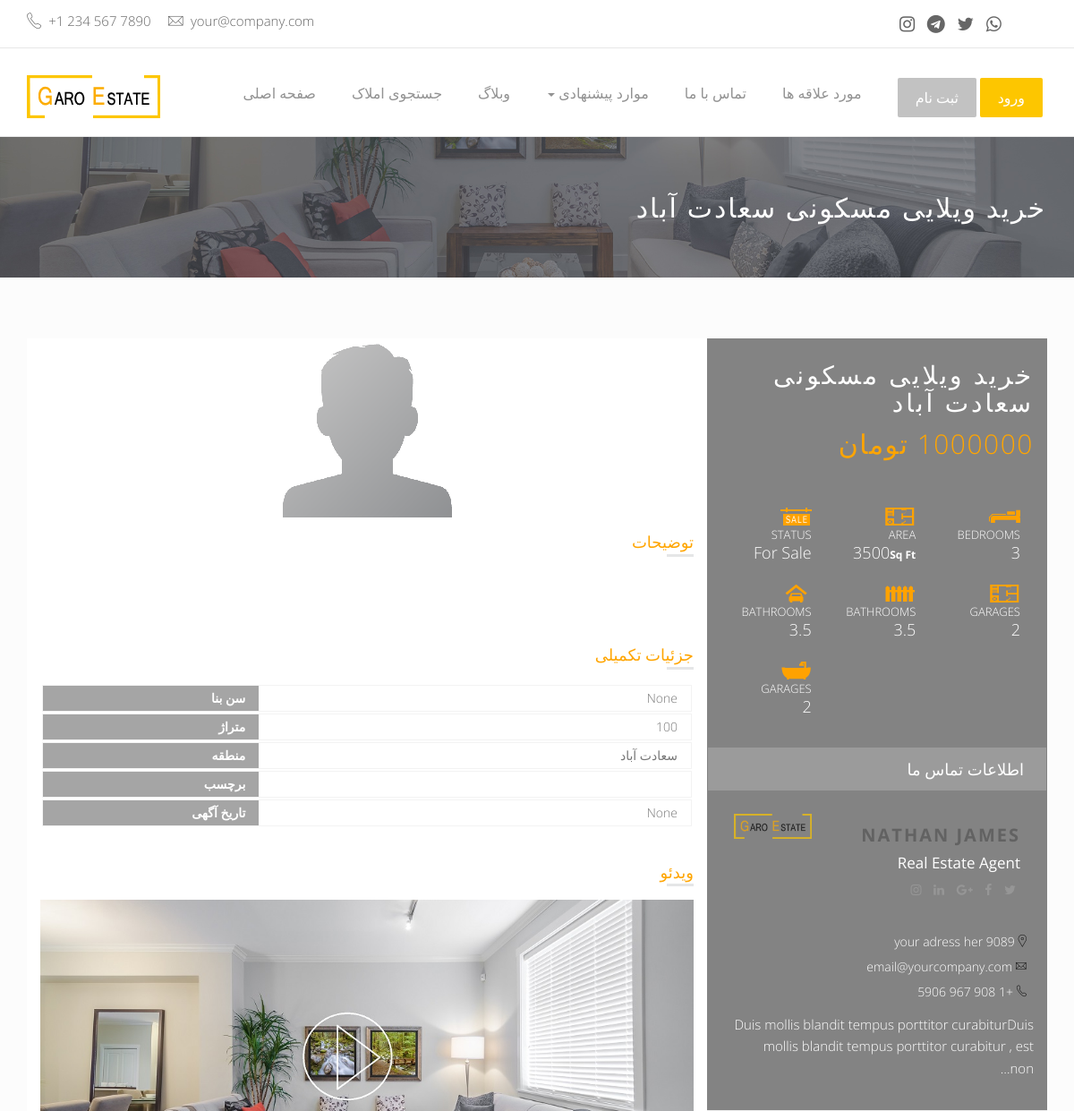
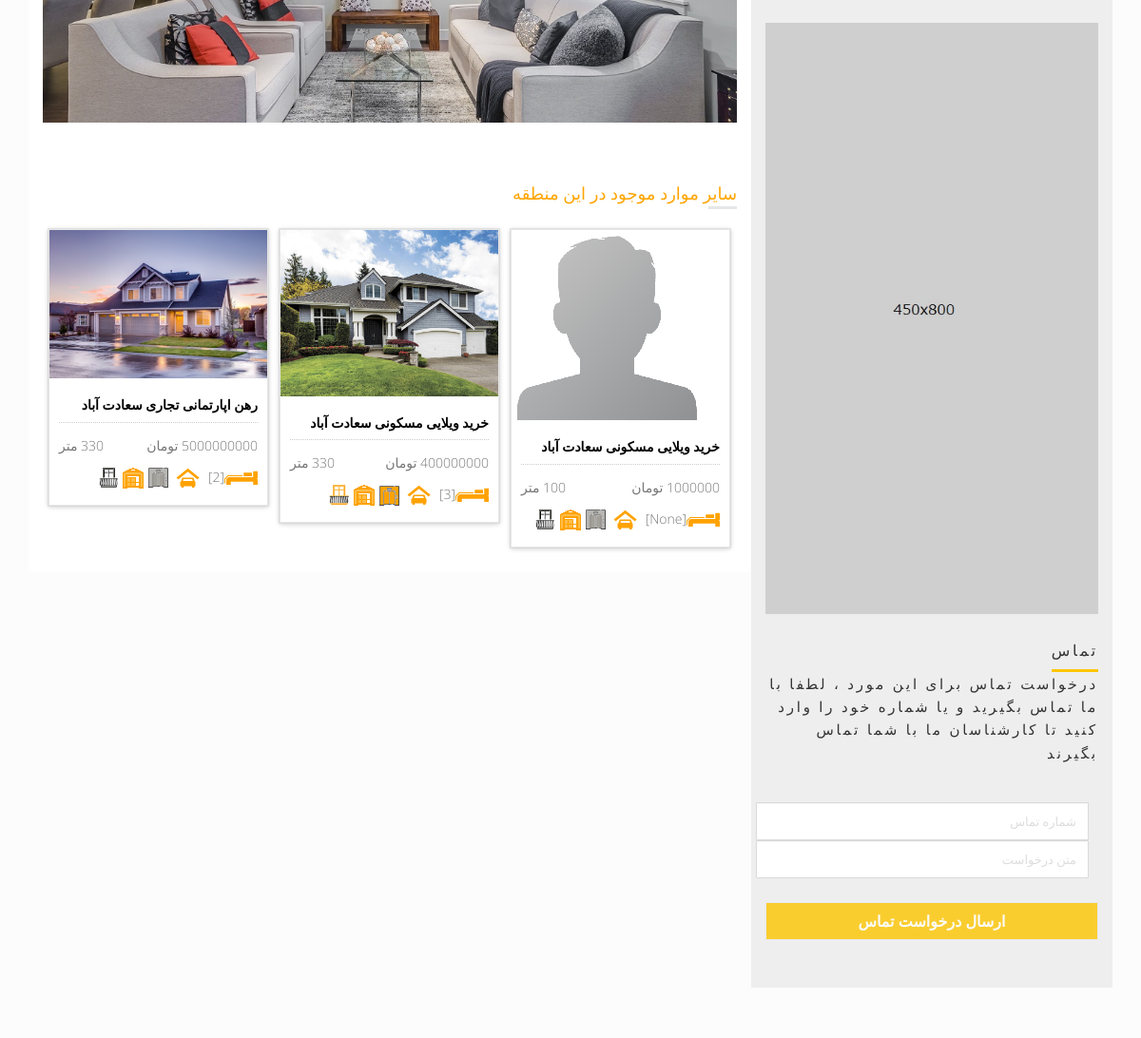
Before: /items_detail/9/ (upper part) with the older database file (2 pictures, top to bottom).
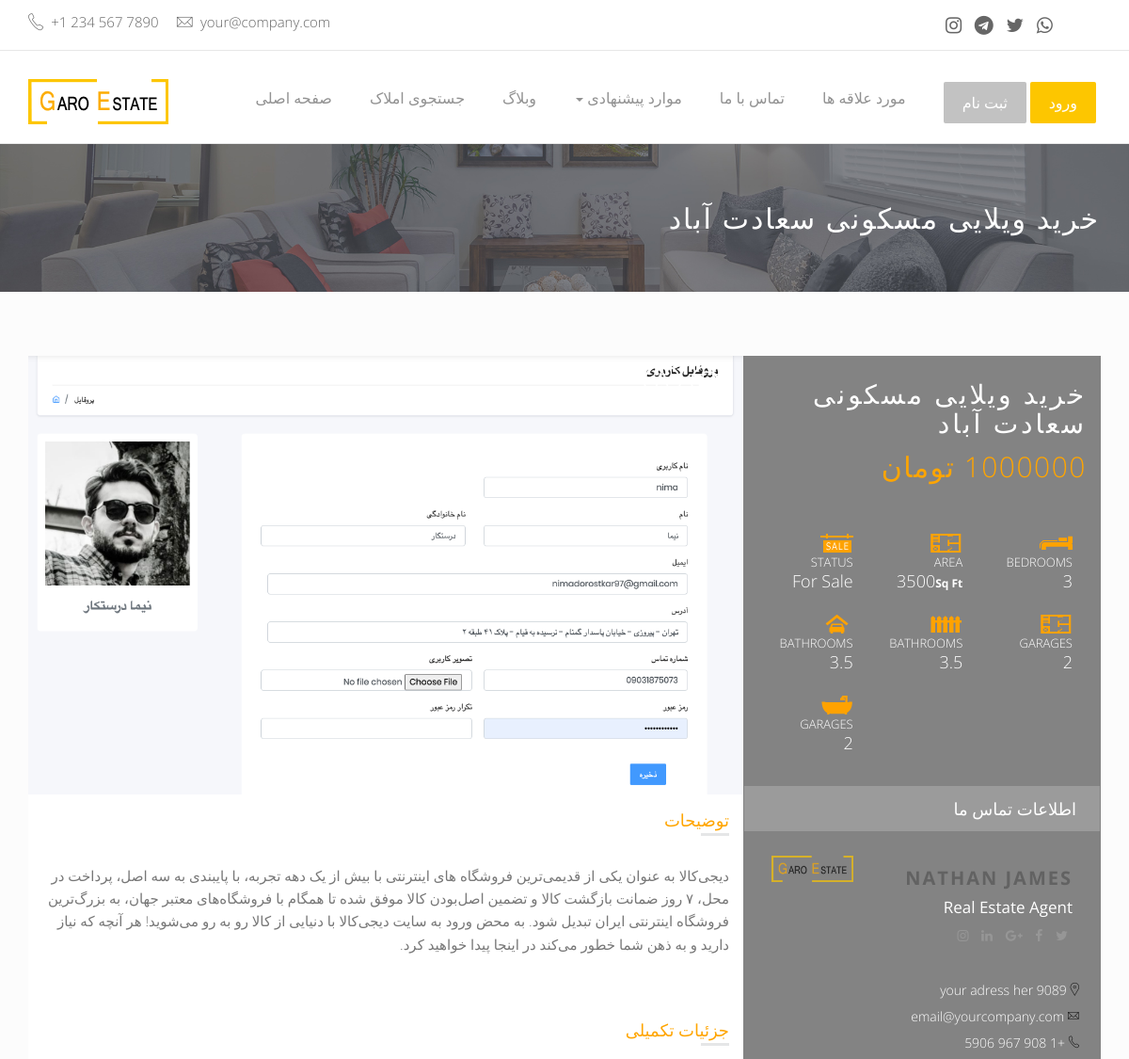
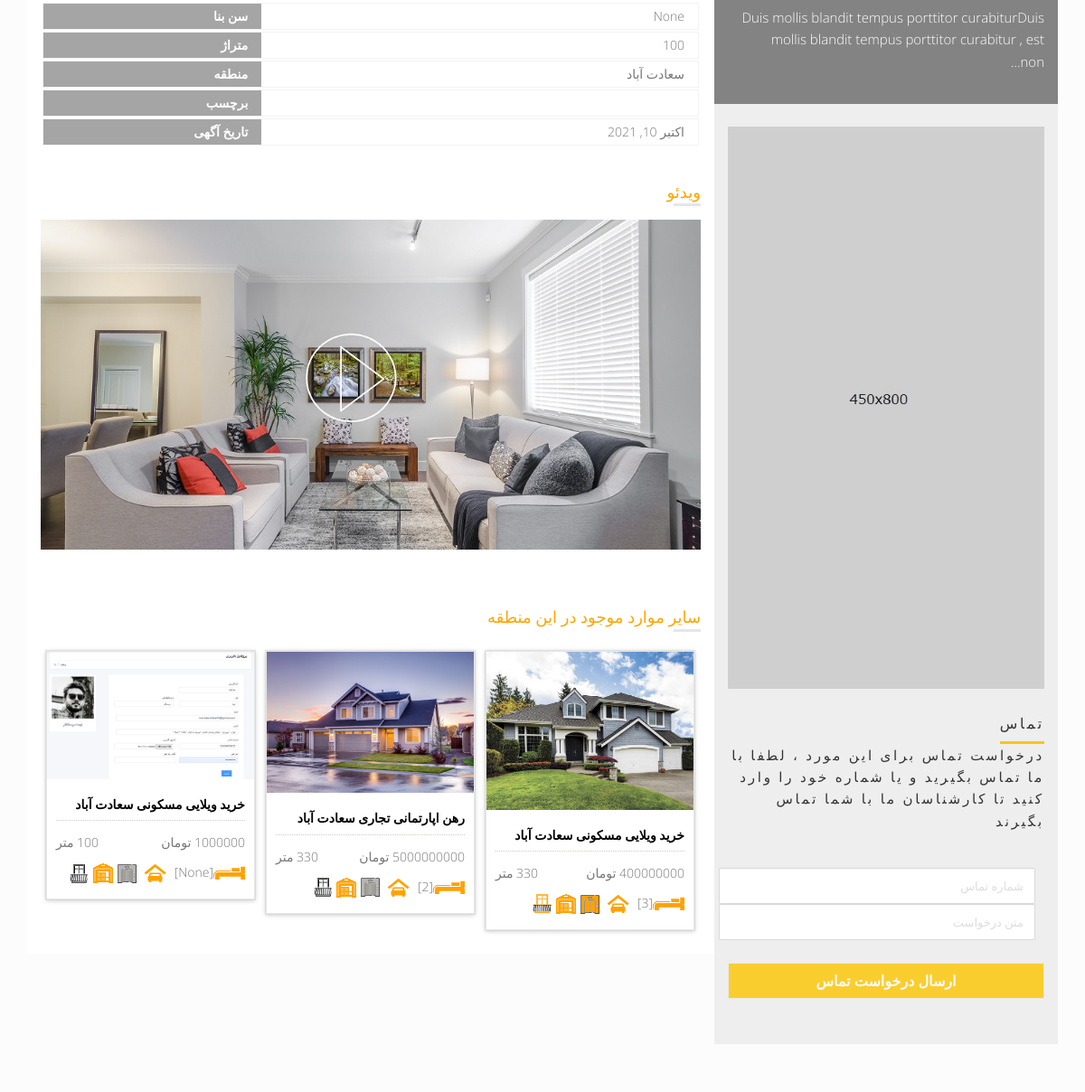
After: the same page with the newer database file (2 pictures, top to bottom).
### app/models.py (models this page shows, shortened)
class Item(models.Model):
    CHOICES1 = ( ('اجاره','اجاره'), ('خرید','خرید'), ('رهن','رهن') )
    buy_status = models.CharField(max_length=10,choices=CHOICES1,verbose_name = "وضعیت خرید")
    CHOICES2 = ( ('مسکونی','مسکونی'), ('تجاری','تجاری') )
    estate_status = models.CharField(max_length=15,choices=CHOICES2,verbose_name = "وضعیت ملک")
    CHOICES3 = ( ('ویلایی','ویلایی'), ('اپارتمانی','اپارتمانی') )
    building_status = models.CharField(max_length=10,choices=CHOICES3,verbose_name = "وضعیت ساختمان")
    area_size = models.IntegerField(null=True,blank=True, verbose_name = "متراژ")
    room_qty = models.IntegerField(null=True,blank=True, verbose_name = "تعداد اتاق")
    building_age = models.IntegerField(null=True,blank=True, verbose_name = "سن بنا")
    parking = models.BooleanField(default=True, verbose_name = "پارکینگ" )
    storage_room = models.BooleanField(default=True, verbose_name = "انباری" )
    elevator = models.BooleanField(default=False, verbose_name = "آسانسور" )
    balcony = models.BooleanField(default=False, verbose_name = "بالکن" )
    deposit = models.IntegerField(null=True,blank=True, default='0', verbose_name = "پول پیش")
    rent = models.IntegerField(null=True,blank=True, default='0', verbose_name = "اجاره")
    price = models.IntegerField(null=True,blank=True, default='0', verbose_name = "قیمت خرید ")
    area = models.ForeignKey(Area, on_delete=models.CASCADE,null=True, blank=True,verbose_name = "منطقه")
    tags = models.ManyToManyField(Tags, blank=True,verbose_name = "برچسب")
    additional_information = models.TextField(max_length=1000,null=True, blank=True,verbose_name = "اطلاعات تکمیلی")
    date = models.DateField(null=True, blank=True, verbose_name = "تاریخ آگهی")
    image = models.ImageField(upload_to='media', default='media/Default.png', null=True, blank=True, verbose_name = "تصویر")
    class Meta:
        verbose_name = "ملک"
        verbose_name_plural = "املاک"
    def __str__(self):
        return str(self.buy_status +" "+ self.building_status +" "+ self.estate_status +" "+ self.area.name )
    def get_absolute_url(self):
        return reverse('app:items_detail',args=[self.id])

class Area(MPTTModel):
    name = models.CharField(max_length=200, unique=True, verbose_name = "نام")
    parent = TreeForeignKey('self', on_delete=models.CASCADE, null=True, blank=True, related_name='children',verbose_name = "والد")
    class MPTTMeta:
        level_attr = 'mptt_level'
        order_insertion_by = ['name']
    class Meta:
        verbose_name = "منطقه"
        verbose_name_plural = "مناطق"
    def __str__(self):
        return str(self.name)

### app/views.py (the view)
# urls.py: path('items_detail/<int:id>/',views.items_detail,name='items_detail'),
def items_detail(request, id):
    Item = get_object_or_404(models.Item, id=id)
    item_img = models.ItemImage.objects.filter(item=Item)
    similar_items = models.Item.objects.filter(area=Item.area).order_by("-date")
    context = {'Item':Item , 'item_img':item_img , 'similar_items':similar_items}
    return render(request, 'items_detail.html', context)

### templates/items_detail.html (shortened to what the changed rows need)
{% extends "base.html" %}
{% load static %}
{% block stylesheets %}
 <link rel="stylesheet" href="{% static 'assets/css/lightslider.min.css' %}">
{% endblock stylesheets %}
{% block content %}
{% load jalali_tags %}
        <div class="page-head">
            <div class="container">
                <div class="row" dir="rtl">
                    <div class="page-head-content">
                        <h1 class="page-title"> {{ Item }} </h1>
                    </div>
                </div>
            </div>
        </div>
        <div class="content-area single-property" style="background-color: #FCFCFC;">&nbsp;
            <div class="container">
                <div class="clearfix padding-top-40" >
                    <div class="col-md-8 single-property-content prp-style-2">
                        <div class="">
                            <div class="row">
                                <div class="light-slide-item">
                                    <div class="clearfix">
                                        <ul id="image-gallery" class="gallery list-unstyled cS-hidden">
                                           <li data-thumb="{{ Item.image.url }}">
                                               <img src="{{ Item.image.url }}"/>
                                           </li>
                                        </ul>
                                    </div>
                                </div>
                            </div>
                            <div class="single-property-wrapper" dir="rtl">
                                <div class="section">
                                    <div class="s-property-content">
                                        <p> {{ Item.additional_information|linebreaks }} </p>
                                    </div>
                                </div>
                                <div class="section additional-details">
                                    <ul class="additional-details-list clearfix">
                                        <li>
                                            <span class="col-xs-6 col-sm-4 col-md-4 add-d-title"> سن بنا </span>
                                            <span class="col-xs-6 col-sm-8 col-md-8 add-d-entry"> {{ Item.building_age }} </span>
                                        </li>
                                        <li>
                                            <span class="col-xs-6 col-sm-4 col-md-4 add-d-title"> متراژ </span>
                                            <span class="col-xs-6 col-sm-8 col-md-8 add-d-entry"> {{ Item.area_size }} </span>
                                        </li>
                                        <li>
                                            <span class="col-xs-6 col-sm-4 col-md-4 add-d-title"> منطقه </span>
                                            <span class="col-xs-6 col-sm-8 col-md-8 add-d-entry"> {{ Item.area }} </span>
                                        </li>
                                        <li>
                                            <span class="col-xs-6 col-sm-4 col-md-4 add-d-title"> تاریخ آگهی </span>
                                            <span class="col-xs-6 col-sm-8 col-md-8 add-d-entry"> {{ Item.date|to_jalali:'%Y/%m/%d'  }} </span>
                                        </li>
                                    </ul>
                                </div>
                            </div>
                        </div>
                        <div class="similar-post-section padding-top-40">
                            <div id="prop-smlr-slide_0">
                              {% for Item in similar_items %}
                                <div class="box-two proerty-item">
                                  <div class="box-two proerty-item">
                                      <div class="item-thumb">
                                          <a href="property-1.html" ><img src="{{ Item.image.url }}"></a>
                                      </div>
                                      <div class="item-entry overflow" dir="rtl">
                                          <h6><a href="{{ Item.get_absolute_url }}"> {{ Item }} </a></h6>
                                          <div class="dot-hr"></div>
                                          <span class="pull-left"> {{ Item.area_size }} متر  </span>
                                          <span class="proerty-price pull-right">
                                            {% if Item.buy_status == 'خرید' %}
                                             <span class="proerty-price pull-right"> {{ Item.price }} تومان </span>
                                            {% elif Item.buy_status == 'رهن' %}
                                             <span class="proerty-price pull-right"> {{ Item.deposit }} تومان </span>
                                            {% elif Item.buy_status == 'اجاره' %}
                                            <small> <span class="proerty-price pull-right"> پیش:{{ Item.deposit }} اجاره:{{ Item.rent }} تومان</span> </small>
                                            {% endif %}
                                          </span>
                                          <div class="property-icon">
                                              <img src="{% static 'assets/img/icon/bed-orange.png' %}">[{{ Item.room_qty }}]
                                              {% if Item.parking %}
                                                <img src="{% static 'assets/img/icon/cars-orange.png' %}">
                                              {% else %}
                                                <img src="{% static 'assets/img/icon/cars.png' %}">
                                              {% endif %}
                                              {% if Item.elevator %}
                                                <img src="{% static 'assets/img/icon/elevator-orange.png' %}">
                                              {% else %}
                                                <img src="{% static 'assets/img/icon/elevator.png' %}">
                                              {% endif %}
                                              {% if Item.storage_room %}
                                                <img src="{% static 'assets/img/icon/warehouse-orange.png' %}">
                                              {% else %}
                                                <img src="{% static 'assets/img/icon/warehouse.png' %}">
                                              {% endif %}
                                              {% if Item.balcony %}
                                                <img src="{% static 'assets/img/icon/balcony-orange.png' %}">
                                              {% else %}
                                                <img src="{% static 'assets/img/icon/balcony.png' %}">
                                              {% endif %}
                                          </div>
                                      </div>
                                  </div>
                                </div>
                              {% endfor %}
                            </div>
                        </div>
                    </div>
                    <div class="col-md-4 p0" dir="rtl">
                        <aside class="sidebar sidebar-property blog-asside-right property-style2">
                            <div class="dealer-widget">
                                <div class="dealer-content">
                                    <div class="inner-wrapper">
                                        <div class="single-property-header">
                                            <h1 class="property-title"> {{ Item }} </h1>
                                            <span class="property-price">
                                              {% if Item.buy_status == 'خرید' %}
                                               <span class="proerty-price pull-right"> {{ Item.price }} تومان </span>
                                              {% elif Item.buy_status == 'رهن' %}
                                               <span class="proerty-price pull-right"> {{ Item.deposit }} تومان </span>
                                              {% elif Item.buy_status == 'اجاره' %}
                                              <small> <span class="proerty-price pull-right"> پیش:{{ Item.deposit }} اجاره:{{ Item.rent }} تومان</span> </small>
                                              {% endif %}
                                            </span>
                                        </div>
                                    </div>
                                </div>
                            </div>
                        </aside>
                    </div>
                </div>
            </div>
        </div>
{% endblock content %}

Changed rows visible on the page:
changed Item "None": image: picture added in place of a placeholder; additional_information (not shown) → "دیجی‌کالا به عنوان یکی از قدیمی‌ترین فروشگاه های اینترنتی با بیش از یک دهه تجربه، با پایبندی به سه اصل، پرداخت در محل، ۷ روز ضمانت بازگشت کالا و تضمین اصل‌بودن کالا موفق شده تا همگام با فروشگاه‌های معتبر جهان، به بزرگ‌ترین فروشگاه اینترنتی ایران تبدیل شود. به محض ورود به سایت دیجی‌کالا با دنیایی از کالا رو به رو می‌شوید! هر آنچه که نیاز دارید و به ذهن شما خطور می‌کند در اینجا پیدا خواهید کرد."; date|to_jalali "None" → "اکتبر 10, 2021"; moves up the list
